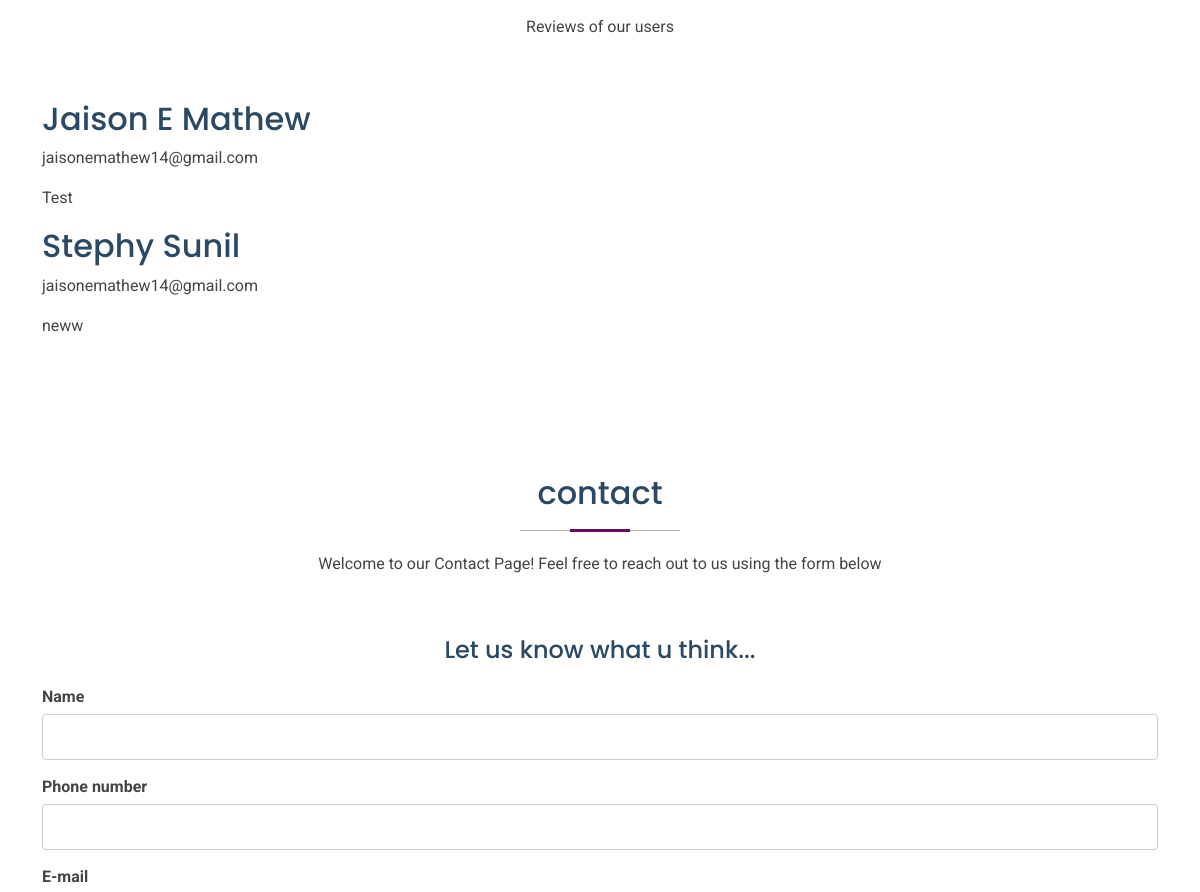
/ (middle part), run on an earlier commit of the app's database.
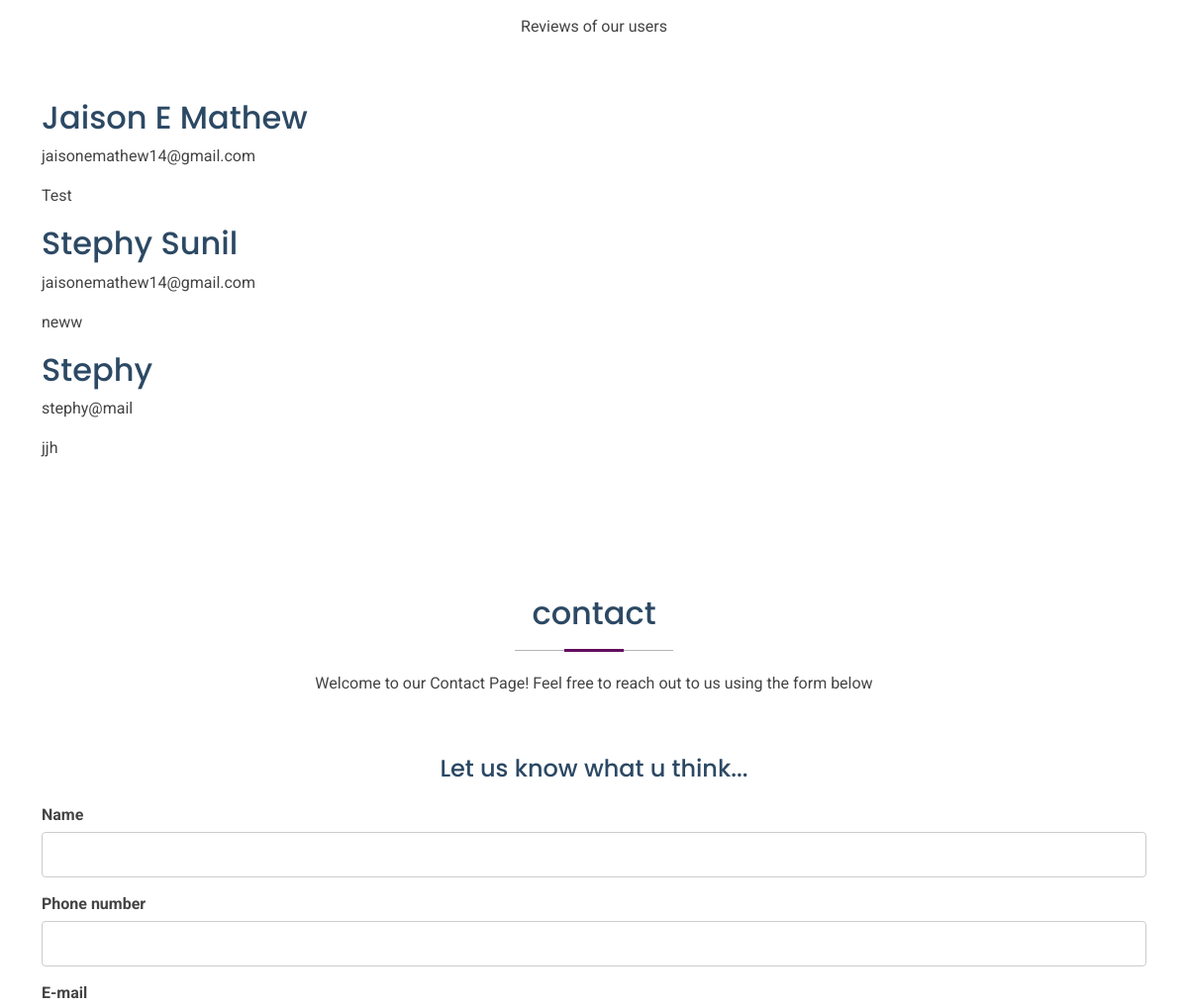
And on a later commit of the database.
### appname/models.py (models this page shows, shortened)
class Feedback(models.Model):
    uname = models.CharField( max_length=50)
    mobile_no = models.BigIntegerField()
    email = models.CharField(max_length=50)
    message = models.CharField( max_length=50)

### appname/views.py (the view)
# urls.py: path('',index,name='index'),
def index(request):
    rev=Feedback.objects.all()
    context = {
        'rw':rev
        }
    return render(request, 'appname/index.html',context)

### appname/templates/appname/index.html (shortened to what this page needs)
{% extends "appname/_base.html" %}
{% load static %}
{%block content%}
<main class="main">
  <section id="serivces" class="services section">
    <div class="container section-title" data-aos="fade-up">
      <p>Reviews of our users</p>
    </div>
    <div class="container">
      {% for r in rw %}
   <div class="container9">
      <div class="shape" style="height:1px;">
      </div>
      <div class="titlepage">
         <h2>{{r.uname}}</h2>
      </div>
      <p>{{r.email}}</p>
      <p>{{r.message}}</p>
      {% endfor %}
      </div>
    </div>
  </section>
  <section id="appointment" class="appointment section">
    <div class="container section-title" data-aos="fade-up">
      <h2>contact</h2>
      <p>Welcome to our Contact Page! Feel free to reach out to us using the form below</p>
    </div>
    <div class="container" data-aos="fade-up" data-aos-delay="100">
      <form method="post">
          <h2 class="form-section-heading">Let us know what u think...</h2>
          <div class="field-wrap">
            <div class="field">
              <label class="label" for="name">Name</label>
              <input class="input" id="name" name="name" type="text" required>
            </div>
          </div>
          <div class="field-wrap">
            <div class="field">
              <label class="label" for="phone">Phone number</label>
              <input class="input" id="phone" name="phone" type="phone" required>
            </div>
          </div>
          <div class="field-wrap">
            <div class="field">
              <label class="label" for="email">E-mail</label>
            </div>
          </div>
        <br>
        </form>
    </div>
  </section>
{%endblock%}

### appname/templates/appname/_base.html (shortened to what this page needs)
{% load static %}
<!DOCTYPE html>
<html lang="en">
<head>
  <link href="{% static 'assets/vendor/bootstrap/css/bootstrap.min.css' %}" rel="stylesheet">
  <link href="{% static 'assets/vendor/bootstrap-icons/bootstrap-icons.css' %}" rel="stylesheet">
  <link href="{% static 'assets/vendor/aos/aos.css' %}" rel="stylesheet">
  <link href="{% static 'assets/vendor/fontawesome-free/css/all.min.css' %}" rel="stylesheet">
  <link href="{% static 'assets/vendor/glightbox/css/glightbox.min.css' %}" rel="stylesheet">
  <link href="{% static 'assets/vendor/swiper/swiper-bundle.min.css' %}" rel="stylesheet">
  <link href="{% static 'assets/css/main.css' %}" rel="stylesheet">
</head>
<body class="index-page">
    <header id="header" class="header sticky-top">
{%block content%}
 {% endblock %}
</body>
</html>

### static/assets/css/main.css (style rules this page uses)
:root { --default-font: "Roboto", system-ui, -apple-system, "Segoe UI", Roboto, "Helvetica Neue", Arial, "Noto Sans", "Liberation Sans", sans-serif, "Apple Color Emoji", "Segoe UI Emoji", "Segoe UI Symbol", "Noto Color Emoji"; --heading-font: "Poppins", sans-serif; --nav-font: "Raleway", sans-serif; }
:root { --background-color: #ffffff; --default-color: #444444; --heading-color: #2c4964; --accent-color: #640D5F; --surface-color: hwb(178 1% 4%); --contrast-color: #ffffff; }
:root { --nav-color: #2c4964; --nav-hover-color: #A02334; --nav-mobile-background-color: #ffffff; --nav-dropdown-background-color: #ffffff; --nav-dropdown-color: #2c4964; --nav-dropdown-hover-color: #A02334; }
:root { scroll-behavior: smooth; }
body { color: var(--default-color); background-color: var(--background-color); font-family: var(--default-font); }
h1, h2, h3, h4, h5, h6 { color: var(--heading-color); font-family: var(--heading-font); }
.header { color: var(--default-color); transition: all 0.5s; z-index: 997; background-color: var(--background-color); }
section, .section { color: var(--default-color); background-color: var(--background-color); padding: 60px 0; scroll-margin-top: 72px; overflow: clip; }
.section-title { text-align: center; padding-bottom: 60px; position: relative; }
.section-title h2 { font-size: 32px; font-weight: 500; margin-bottom: 20px; padding-bottom: 20px; position: relative; }
.section-title h2:before { content: ""; position: absolute; display: block; width: 160px; height: 1px; background: color-mix(in srgb, var(--default-color), transparent 60%); left: 0; right: 0; bottom: 1px; margin: auto; }
.section-title h2::after { content: ""; position: absolute; display: block; width: 60px; height: 3px; background: var(--accent-color); left: 0; right: 0; bottom: 0; margin: auto; }
.section-title p { margin-bottom: 0; }
.form-section-heading { text-align: center; font-size: 24px; margin-bottom: 20px; }
.field-wrap { margin-bottom: 15px; }
.field { display: flex; flex-direction: column; }
.label { margin-bottom: 5px; font-weight: bold; }
.input { padding: 10px; border: 1px solid #ccc; border-radius: 4px; font-size: 16px; }
.input[type="text"], .input[type="email"], .input[type="textarea"] { width: 100%; }

What changed in the data, as far as the page shows it:
added Feedback: uname "Stephy", email "stephy@mail", message "jjh"
